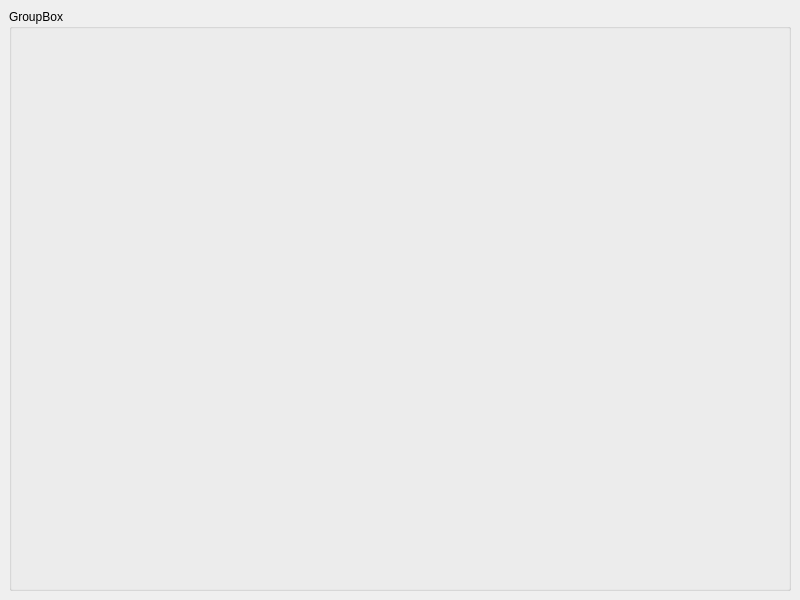
<?xml version="1.0" encoding="UTF-8"?>
<ui version="4.0">
 <class>MainWindow</class>
 <widget class="QMainWindow" name="MainWindow">
  <property name="geometry">
   <rect>
    <x>0</x>
    <y>0</y>
    <width>800</width>
    <height>600</height>
   </rect>
  </property>
  <property name="windowTitle">
   <string>MainWindow</string>
  </property>
  <widget class="QWidget" name="centralwidget">
   <layout class="QHBoxLayout" name="horizontalLayout">
    <item>
     <widget class="QGroupBox" name="groupBox">
      <property name="title">
       <string>GroupBox</string>
      </property>
     </widget>
    </item>
   </layout>
  </widget>
 </widget>
 <resources/>
 <connections/>
</ui>
